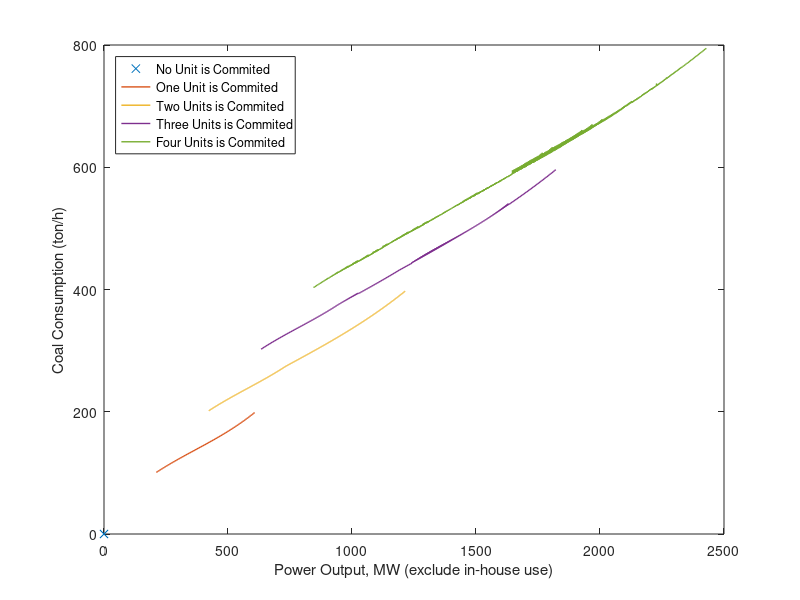

The MATLAB source for this figure:
clear
close all
clc
format compact

coal_nameplate = 660; % [MW]

% coal_fuelrate_x = 0.4:0.01:1; % [normalized]
% coal_fuelrate_y = 266*coal_fuelrate_x.^2 -507*coal_fuelrate_x + 542; %[g/kWh]
% coal_fuel_x  = coal_fuelrate_x*coal_nameplate; % [MW]
% coal_fuel_y = (coal_fuelrate_y*1000).*(coal_fuelrate_x*coal_nameplate)/1e6; % [g/h] -> [ton/h]


%% ========================================================================
p0 = 0;
q0 = 0;
f0 = 0;

% One unit
dx1 = 100;
p1 = linspace(0.4,1,dx1) * coal_nameplate;
q1 = p1 - 0.08*coal_nameplate;
f1 = (266*linspace(0.4,1,dx1).^2 -507*linspace(0.4,1,dx1) + 542).*linspace(0.4,1,dx1)*coal_nameplate/1e3; %[g/kWh]

% Two units
load('TwoUnits');
p2 = opt_u1 + opt_u2;
q2 = opt_v1 + opt_v2;
f2 = opt_f;

% Three units
load('ThreeUnits');
p3 = opt_u1 + opt_u2 + opt_u3;
q3 = opt_v1 + opt_v2 + opt_v3;
f3 = opt_f;

% Four units
load('FourUnits');
p4 = opt_u1 + opt_u2  + opt_u3 + opt_u4;
q4 = opt_v1 + opt_v2 + opt_v3 + opt_v4;
f4 = opt_f;

figure(1); clf; hold on; box on;
plot(q0, f0, 'x');
plot(q1, f1, 'linewidth', 1);
plot(q2, f2, 'linewidth', 1);
plot(q3, f3, 'linewidth', 1);
plot(q4, f4, 'linewidth', 1);
legend('No Unit is Commited', 'One Unit is Commited', 'Two Units is Commited', 'Three Units is Commited', 'Four Units is Commited');
set(legend, 'location', 'northwest');
xlabel('Power Output, MW (exclude in-house use)');
ylabel('Coal Consumption (ton/h)');


%%
% % ========
% q = 0:1:v_unique(end);
% f = zeros(1,length(q));
% u1_log = zeros(1, length(q));
% u2_log = zeros(1, length(q));
% f_u1 = zeros(1, length(q));
% f_u2 = zeros(1, length(q));
% 
% id1 = (q>0 & q<=q1(end));
% f(id1) = interp1(q1, f1, q(id1));
% u1_log(id1) = interp1(q1, p1, q(id1));
% f_u1(id1) = interp1(p1, f1, u1_log(id1));
% 
% id2 = (q>q1(end));
% f(id2) = interp1(q2, f2, q(id2));
% u1_log(id2) = interp1(q2, opt_u1, q(id2));
% u2_log(id2) = interp1(q2, opt_u2, q(id2));
% f_u1(id2) = interp1(p1, f1, u1_log(id2));
% f_u2(id2) = interp1(p1, f1, u2_log(id2));
% 
% v1_log = u1_log - 0.08*coal_nameplate;
% v2_log = zeros(1,length(q));
% v2_log(u2_log>0) = u2_log(u2_log>0) - 0.08*coal_nameplate;

% 
% % ================================
% figure(9); clf; hold on; box on;
% plot(q0, f0, 'x', q1, f1, '-', q2, opt_f, '-', 'linewidth', 1);
% % area(q,f, 'facec', [0.8 0.95 1], 'edgecolor', 'none');
% ha = area(q, [f_u1;f_u2]');
% set(ha(1), 'facec', [0.8 0.95 1], 'edgecolor', 'none');
% set(ha(2), 'facec', [1 0.8 0.8], 'edgecolor', 'none');
% 
% xlabel('Power Output, MW (exclude in-house generation)')
% ylabel('Coal Consumption (ton/hr)');
% ylim([0 400]);
% xlim([0 1250]);
% grid on;
% set(gca, 'layer', 'top');
% legend(ha, '1st Unit', '2nd Unit');
% set(legend, 'location', 'northwest');
% 
% % ================================
% figure(10); clf; hold on; box on;
% ha = area(q, [u1_log;u2_log]');
% set(ha(1), 'facec', [0.8 0.95 1], 'edgecolor', 'none');
% set(ha(2), 'facec', [1 0.8 0.8], 'edgecolor', 'none');
% plot(q, v1_log + v2_log, 'linewidth', 1);
% xlabel('Power Output, MW (exclude in-house generation)')
% ylabel('Power Output (MW)');
% ylim([0 1400]);
% xlim([0 1250]);
% grid on;
% set(gca, 'layer', 'top');
% legend('1st Unit', '2nd Unit', 'Useful Output');
% set(legend, 'location', 'northwest');
